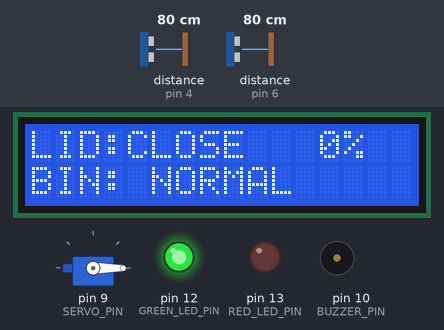
Bench run of a sketch on a simulated Arduino Uno, built with avr-gcc and run on an emulated ATmega328P. Parts: servo, 16×2 character LCD, output pins drawn as LEDs (lit = HIGH), buzzer (waves = sounding). Wiring (from diagram.json): 2 × ultrasonic range finder: trigger pin 7, echo pin 6 / trigger pin 5, echo pin 4. Dashed ring = blinking. The test bench sets the inputs (shaded band); at power-on: distance to the obstacle (sensors on pin 4, pin 6) 80 cm. The echo pulse lasts 58.3 µs per cm; pins used as bus, display or sensor lines are not drawn; what the sketch prints to the serial monitor is not drawn.

Above: at 3.4 s.
3.5 s: distance to the obstacle (sensor on pin 4) set to 2 cm
At 3.94 s:
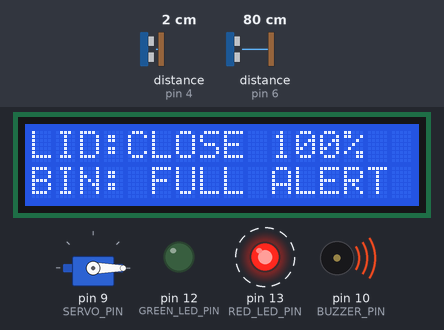
6.1 s: distance to the obstacle (sensor on pin 6) set to 19 cm
7.6 s: distance to the obstacle (sensor on pin 6) set to 14 cm
At 8.19 s:
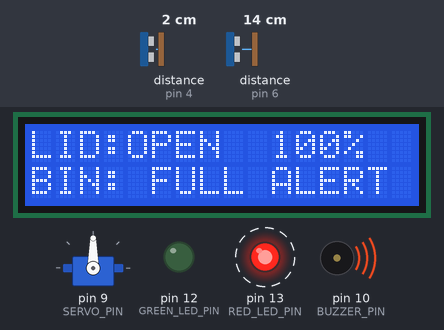
9.8 s: distance to the obstacle (sensor on pin 4) set to 9 cm
At 11.3 s:
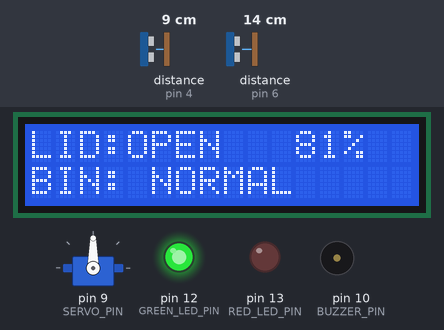
12.8 s: distance to the obstacle (sensor on pin 6) set to 18 cm
15.8 s: distance to the obstacle (sensor on pin 4) set to 4 cm
At 16.61 s:
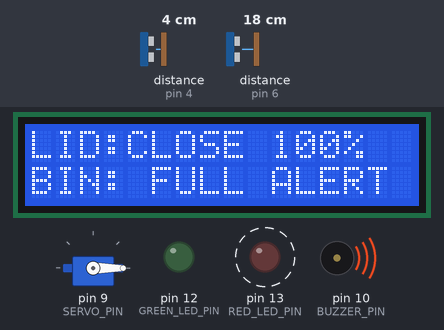
Timing chart, 0 to 66.3 s (numbered marks = the images above; inputs shaded):
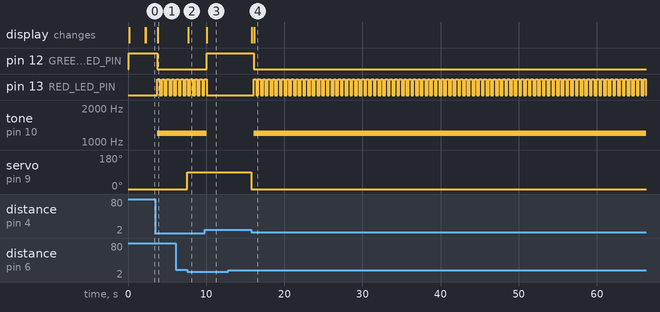

The sketch:

sketch.ino
```cpp
#include <Wire.h>
#include <LiquidCrystal_I2C.h>
#include <Servo.h>
// ============================================================================
// HARDWARE PIN DEFINITIONS
// ============================================================================

// HC-SR04 #1 - Hand/Object Detection
#define HAND_TRIG_PIN     7
#define HAND_ECHO_PIN     6

// HC-SR04 #2 - Waste Level Detection
#define BIN_TRIG_PIN      5
#define BIN_ECHO_PIN      4

// Servo Motor
#define SERVO_PIN         9

// Buzzer
#define BUZZER_PIN        10

// Status LEDs
#define GREEN_LED_PIN     12
#define RED_LED_PIN       13


// ============================================================================
// SYSTEM CONFIGURATION
// ============================================================================

// Hand detection threshold
const int HAND_DETECTION_DIST_CM = 15;

// Dustbin calibration
const int BIN_EMPTY_DISTANCE_CM = 30;
const int BIN_FULL_DISTANCE_CM  = 3;

// Full-bin alert threshold
const int FULL_THRESHOLD_PERCENT = 85;

// Lid open holding time
const unsigned long LID_HOLD_TIME = 3000;

// LCD update interval
const unsigned long DISPLAY_UPDATE_INTERVAL = 300;


// ============================================================================
// GLOBAL OBJECTS
// ============================================================================

Servo lidServo;

LiquidCrystal_I2C lcd(0x27, 16, 2);


// ============================================================================
// GLOBAL VARIABLES
// ============================================================================

int handDistanceCm = 100;
int wasteDistanceCm = BIN_EMPTY_DISTANCE_CM;
int fillPercentage = 0;

bool isLidOpen = false;

unsigned long lidOpenStartTime = 0;
unsigned long lastDisplayUpdate = 0;
unsigned long lastBlinkTime = 0;

bool redLedState = false;


// ============================================================================
// FUNCTION PROTOTYPES
// ============================================================================

long measureDistanceCm(int trigPin, int echoPin);

void processAutoLid();

void calculateBinLevel();

void updateAlertsAndDisplay();


// ============================================================================
// SETUP
// ============================================================================

void setup() {

  Serial.begin(115200);

  delay(100);


  // --------------------------------------------------------------------------
  // PIN CONFIGURATION
  // --------------------------------------------------------------------------

  pinMode(HAND_TRIG_PIN, OUTPUT);
  pinMode(HAND_ECHO_PIN, INPUT);

  pinMode(BIN_TRIG_PIN, OUTPUT);
  pinMode(BIN_ECHO_PIN, INPUT);

  pinMode(BUZZER_PIN, OUTPUT);

  pinMode(GREEN_LED_PIN, OUTPUT);
  pinMode(RED_LED_PIN, OUTPUT);


  // --------------------------------------------------------------------------
  // INITIAL OUTPUT STATES
  // --------------------------------------------------------------------------

  digitalWrite(BUZZER_PIN, LOW);

  digitalWrite(GREEN_LED_PIN, HIGH);

  digitalWrite(RED_LED_PIN, LOW);


  // --------------------------------------------------------------------------
  // SERVO INITIALIZATION
  // --------------------------------------------------------------------------

  lidServo.attach(SERVO_PIN);

  // 0 degrees = lid closed
  lidServo.write(0);


  // --------------------------------------------------------------------------
  // LCD INITIALIZATION
  // --------------------------------------------------------------------------

  lcd.init();

  lcd.backlight();

  lcd.clear();


  // --------------------------------------------------------------------------
  // STARTUP SCREEN
  // --------------------------------------------------------------------------

  lcd.setCursor(0, 0);
  lcd.print("SMART DUSTBIN");

  lcd.setCursor(0, 1);
  lcd.print("SYSTEM READY");

  delay(2000);

  lcd.clear();


  // --------------------------------------------------------------------------
  // SERIAL STARTUP MESSAGE
  // --------------------------------------------------------------------------

  Serial.println();
  Serial.println("==============================================");
  Serial.println(" SMART DUSTBIN CONTROLLER ONLINE");
  Serial.println("==============================================");
  Serial.println("Hand Detection : HC-SR04");
  Serial.println("Bin Level      : HC-SR04");
  Serial.println("Lid Control    : Servo");
  Serial.println("Display        : I2C LCD");
  Serial.println("Alert          : LED + Buzzer");
  Serial.println("==============================================");
  Serial.println();
}


// ============================================================================
// MAIN LOOP
// ============================================================================

void loop() {

  // --------------------------------------------------------------------------
  // READ HAND DETECTION SENSOR
  // --------------------------------------------------------------------------

  handDistanceCm =
      measureDistanceCm(HAND_TRIG_PIN, HAND_ECHO_PIN);


  // --------------------------------------------------------------------------
  // READ BIN LEVEL SENSOR
  // --------------------------------------------------------------------------

  wasteDistanceCm =
      measureDistanceCm(BIN_TRIG_PIN, BIN_ECHO_PIN);


  // --------------------------------------------------------------------------
  // PROCESS AUTOMATIC LID
  // --------------------------------------------------------------------------

  processAutoLid();


  // --------------------------------------------------------------------------
  // CALCULATE BIN FILL LEVEL
  // --------------------------------------------------------------------------

  calculateBinLevel();


  // --------------------------------------------------------------------------
  // UPDATE DISPLAY AND ALERTS
  // --------------------------------------------------------------------------

  if (millis() - lastDisplayUpdate >= DISPLAY_UPDATE_INTERVAL) {

    lastDisplayUpdate = millis();

    updateAlertsAndDisplay();
  }
}


// ============================================================================
// ULTRASONIC DISTANCE MEASUREMENT
// ============================================================================

long measureDistanceCm(int trigPin, int echoPin) {

  // Make sure trigger starts LOW
  digitalWrite(trigPin, LOW);

  delayMicroseconds(2);


  // Send 10 microsecond trigger pulse
  digitalWrite(trigPin, HIGH);

  delayMicroseconds(10);

  digitalWrite(trigPin, LOW);


  // Read echo pulse
  // Timeout = 30 ms
  long durationUs = pulseIn(
    echoPin,
    HIGH,
    30000
  );


  // Invalid / timeout reading
  if (durationUs == 0) {

    return 400;
  }


  // Distance calculation
  // Speed of sound ≈ 0.0343 cm/us
  long distanceCm =
      (durationUs * 0.0343) / 2;


  return distanceCm;
}


// ============================================================================
// AUTOMATIC LID CONTROL
// ============================================================================

void processAutoLid() {

  // --------------------------------------------------------------------------
  // HAND DETECTED
  // --------------------------------------------------------------------------

  if (handDistanceCm <= HAND_DETECTION_DIST_CM) {

    // Open lid only if currently closed
    if (!isLidOpen) {

      lidServo.write(90);

      isLidOpen = true;

      Serial.println(
        "[ACTION] Hand detected -> Lid OPEN"
      );
    }


    // Keep resetting timer while hand remains nearby
    lidOpenStartTime = millis();
  }


  // --------------------------------------------------------------------------
  // AUTOMATIC LID CLOSING
  // --------------------------------------------------------------------------

  if (
    isLidOpen &&
    (millis() - lidOpenStartTime >= LID_HOLD_TIME)
  ) {

    lidServo.write(0);

    isLidOpen = false;

    Serial.println(
      "[ACTION] Timeout -> Lid CLOSED"
    );
  }
}


// ============================================================================
// BIN LEVEL CALCULATION
// ============================================================================

void calculateBinLevel() {

  // --------------------------------------------------------------------------
  // HANDLE INVALID SENSOR READING
  // --------------------------------------------------------------------------

  if (
    wasteDistanceCm < BIN_FULL_DISTANCE_CM ||
    wasteDistanceCm > BIN_EMPTY_DISTANCE_CM
  ) {

    // Keep value within safe physical range
    wasteDistanceCm =
        constrain(
          wasteDistanceCm,
          BIN_FULL_DISTANCE_CM,
          BIN_EMPTY_DISTANCE_CM
        );
  }


  // --------------------------------------------------------------------------
  // CALCULATE FILL PERCENTAGE
  // --------------------------------------------------------------------------

  int distanceRange =
      BIN_EMPTY_DISTANCE_CM -
      BIN_FULL_DISTANCE_CM;


  int filledDistance =
      BIN_EMPTY_DISTANCE_CM -
      wasteDistanceCm;


  fillPercentage =
      map(
        filledDistance,
        0,
        distanceRange,
        0,
        100
      );


  // Safety constraint
  fillPercentage =
      constrain(
        fillPercentage,
        0,
        100
      );
}


// ============================================================================
// ALERT + LCD + SERIAL TELEMETRY
// ============================================================================

void updateAlertsAndDisplay() {

  bool isFull =
      (fillPercentage >= FULL_THRESHOLD_PERCENT);


  // ==========================================================================
  // NORMAL BIN
  // ==========================================================================

  if (!isFull) {

    digitalWrite(
      GREEN_LED_PIN,
      HIGH
    );

    digitalWrite(
      RED_LED_PIN,
      LOW
    );

    noTone(BUZZER_PIN);

    redLedState = false;
  }


  // ==========================================================================
  // FULL BIN ALERT
  // ==========================================================================

  else {

    digitalWrite(
      GREEN_LED_PIN,
      LOW
    );


    // Non-blocking red LED flashing
    if (
      millis() - lastBlinkTime >= 200
    ) {

      lastBlinkTime = millis();

      redLedState =
          !redLedState;

      digitalWrite(
        RED_LED_PIN,
        redLedState
      );
    }


    // Buzzer alert
    tone(
      BUZZER_PIN,
      1200
    );
  }


  // ==========================================================================
  // LCD DISPLAY
  // ==========================================================================

  lcd.clear();


  // Line 1
  // Example:
  // LID:OPEN   75%
  // LID:CLOSE  20%

  lcd.setCursor(0, 0);

  lcd.print("LID:");

  if (isLidOpen) {
    lcd.print("OPEN ");
  }
  else {
    lcd.print("CLOSE");
  }


  lcd.setCursor(10, 0);

  if (fillPercentage < 100) {
    lcd.print(" ");
  }

  if (fillPercentage < 10) {
    lcd.print(" ");
  }

  lcd.print(fillPercentage);

  lcd.print("%");


  // --------------------------------------------------------------------------
  // LINE 2 - SYSTEM STATUS
  // --------------------------------------------------------------------------

  lcd.setCursor(0, 1);

  if (isFull) {

    lcd.print("BIN: FULL ALERT");
  }
  else {

    lcd.print("BIN: NORMAL");
  }


  // ==========================================================================
  // SERIAL MONITOR TELEMETRY
  // ==========================================================================

  Serial.print("HAND_DIST:");

  Serial.print(handDistanceCm);

  Serial.print("cm | WASTE_DIST:");

  Serial.print(wasteDistanceCm);

  Serial.print("cm | FILL:");

  Serial.print(fillPercentage);

  Serial.print("% | LID:");

  if (isLidOpen) {
    Serial.print("OPEN");
  }
  else {
    Serial.print("CLOSED");
  }

  Serial.print(" | STATUS:");

  if (isFull) {

    Serial.println("ALERT_BIN_FULL");
  }
  else {

    Serial.println("NORMAL");
  }
}
```

Measured:
- the behaviour switches between 17 and 16 cm on distance to the obstacle (sensor on pin 6) (found by bisection; images 1 and 2)
- after the input at 3.5 s, pin 12 (GREEN_LED_PIN): HIGH → LOW after 0.26 s; pin 13 (RED_LED_PIN): alternates HIGH for 0.30 s and LOW for 0.30 s, starting after 0.26 s; tone on pin 10 (BUZZER_PIN): silent → 1200 Hz after 0.26 s; the display: changes after 0.29 s (image 1)
- after the input at 7.6 s, servo on pin 9 (SERVO_PIN): 0° → 90° at once; the display: changes after 0.11 s (image 2)
- after the input at 9.8 s, pin 12 (GREEN_LED_PIN): LOW → HIGH after 0.28 s; pin 13 (RED_LED_PIN): goes on until 10.1 s, then stays LOW; tone on pin 10 (BUZZER_PIN): 1200 Hz → silent after 0.28 s; the display: changes after 0.31 s (image 3)
- after the input at 12.8 s, servo on pin 9 (SERVO_PIN): 90° → 0° after 3.0 s
- after the input at 15.8 s, pin 12 (GREEN_LED_PIN): HIGH → LOW after 0.30 s; pin 13 (RED_LED_PIN): alternates HIGH for 0.30 s and LOW for 0.30 s, starting after 0.30 s; tone on pin 10 (BUZZER_PIN): silent → 1200 Hz after 0.30 s; the display: first differs from a run without the input after 0.36 s (image 4)
